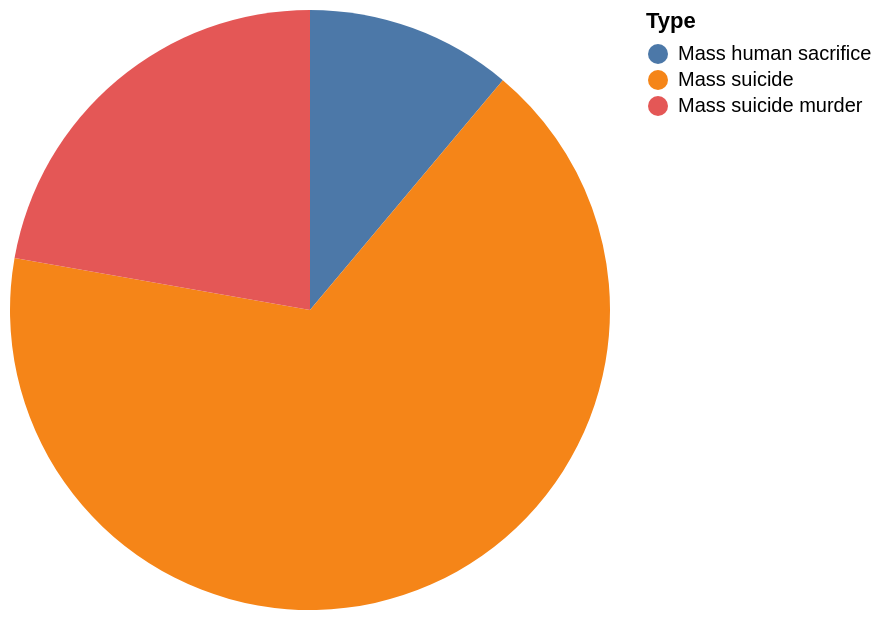

Describe this chart as a Vega-Lite specification.
### Vega-Lite specification from a JSON file in a GitHub repository (floating-point values rounded to 4 significant figures)
{"data": {"values": [{"x_data": "Mass human sacrifice", "y_data": 1}, {"x_data": "Mass suicide", "y_data": 6}, {"x_data": "Mass suicide murder", "y_data": 2}]}, "mark": "arc", "encoding": {"theta": {"field": "y_data", "type": "quantitative", "title": "COUNT(Type)"}, "color": {"field": "x_data", "type": "nominal", "title": "Type"}}}
